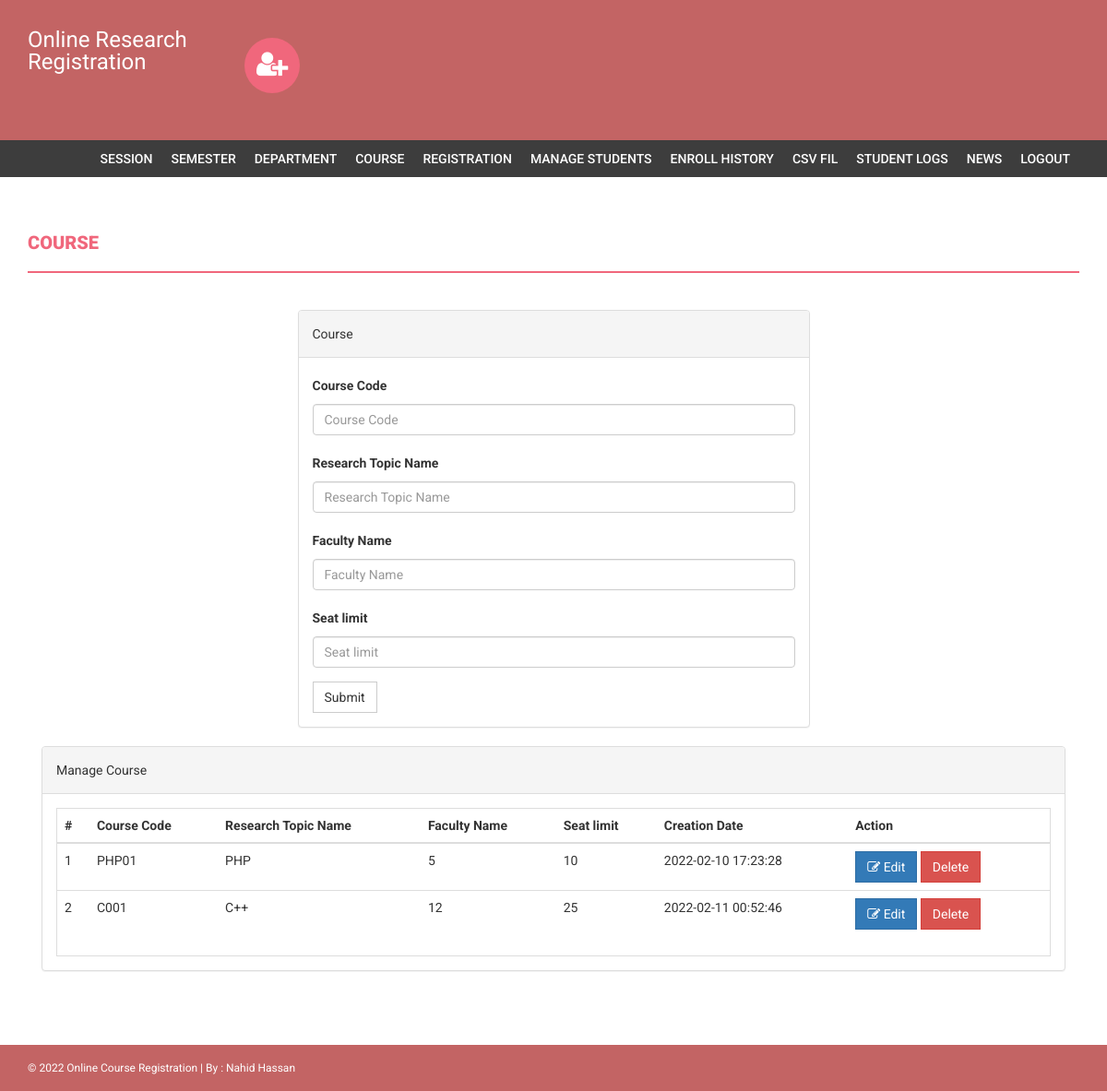
/onlinecourse/admin/course.php (signed in), run on the app's committed database.
### tables this page shows
CREATE TABLE `course` (
  `id` int(11) NOT NULL,
  `courseCode` varchar(255) DEFAULT NULL,
  `ResearchTopicName` varchar(255) DEFAULT NULL,
  `FacultyName` varchar(255) DEFAULT NULL,
  `noofSeats` int(11) DEFAULT NULL,
  `creationDate` timestamp NULL DEFAULT current_timestamp(),
  `updationDate` varchar(255) DEFAULT NULL
);

### onlinecourse/admin/course.php (the view, shortened to what this page needs)
<?php
if(strlen($_SESSION['alogin'])==0)
    {
header('location:index.php');
}
else{
?>
<!DOCTYPE html>
<html >
<head>
    <link href="../assets/css/bootstrap.css" rel="stylesheet" />
    <link href="../assets/css/font-awesome.css" rel="stylesheet" />
    <link href="../assets/css/style.css" rel="stylesheet" />
</head>
<body>
<?php include('includes/header.php');?>
<?php if($_SESSION['alogin']!="")
{
 include('includes/menubar.php');
}
 ?>
    <div class="content-wrapper">
        <div class="container">
              <div class="row">
                    <div class="col-md-12">
                        <h1 class="page-head-line">Course  </h1>
                    </div>
                </div>
                <div class="row" >
                  <div class="col-md-3"></div>
                    <div class="col-md-6">
                        <div class="panel panel-default">
                        <div class="panel-heading">
                           Course
                        </div>
                        <div class="panel-body">
                       <form name="dept" method="post">
   <div class="form-group">
    <label for="coursecode">Course Code  </label>
    <input type="text" class="form-control" id="coursecode" name="coursecode" placeholder="Course Code" required />
  </div>
 <div class="form-group">
    <label for="coursename">Research Topic Name  </label>
    <input type="text" class="form-control" id="coursename" name="coursename" placeholder="Research Topic Name" required />
  </div>
<div class="form-group">
    <label for="courseunit">Faculty Name  </label>
    <input type="text" class="form-control" id="courseunit" name="courseunit" placeholder="Faculty Name" required />
  </div>
<div class="form-group">
    <label for="seatlimit">Seat limit  </label>
    <input type="text" class="form-control" id="seatlimit" name="seatlimit" placeholder="Seat limit" required />
  </div>
 <button type="submit" name="submit" class="btn btn-default">Submit</button>
</form>
                            </div>
                            </div>
                    </div>
                </div>
                <div class="col-md-12">
                    <div class="panel panel-default">
                        <div class="panel-heading">
                            Manage Course
                        </div>
                        <div class="panel-body">
                            <div class="table-responsive table-bordered">
                                <table class="table">
                                    <thead>
                                        <tr>
                                            <th>#</th>
                                            <th>Course Code</th>
                                            <th>Research Topic Name </th>
                                            <th>Faculty Name</th>
                                            <th>Seat limit</th>
                                             <th>Creation Date</th>
                                             <th>Action</th>
                                        </tr>
                                    </thead>
                                    <tbody>
<?php
$sql=mysqli_query($con,"select * from course");
$cnt=1;
while($row=mysqli_fetch_array($sql))
{
?>
                                        <tr>
                                            <td><?php echo $cnt;?></td>
                                            <td><?php echo htmlentities($row['courseCode']);?></td>
                                            <td><?php echo htmlentities($row['ResearchTopicName']);?></td>
                                            <td><?php echo htmlentities($row['FacultyName']);?></td>
                                             <td><?php echo htmlentities($row['noofSeats']);?></td>
                                            <td><?php echo htmlentities($row['creationDate']);?></td>
                                            <td>
                                            <a href="edit-course.php?id=<?php echo $row['id']?>">
<button class="btn btn-primary"><i class="fa fa-edit "></i> Edit</button> </a>
  <a href="course.php?id=<?php echo $row['id']?>&del=delete" onClick="return confirm('Are you sure you want to delete?')">
                                            <button class="btn btn-danger">Delete</button>
</a>
                                            </td>
                                        </tr>
<?php
$cnt++;
} ?>
                                    </tbody>
                                </table>
                            </div>
                        </div>
                    </div>
                </div>
            </div>
        </div>
  <?php include('includes/footer.php');?>
</body>
</html>
<?php } ?>

### onlinecourse/assets/css/style.css (style rules this page uses)
body { font-family: 'Roboto', sans-serif; line-height: 30px; }
.content-wrapper { margin-top: 40px; min-height: 600px; padding-bottom: 60px; }
.page-head-line { font-weight: 900; padding-bottom: 20px; border-bottom: 2px solid #F0677C; text-transform: uppercase; color: #F0677C; font-size: 20px; margin-bottom: 40px; }
.btn { border-radius: 0px; -webkit-border-radius: 0px; -moz-border-radius: 0px; }

### data on the page
course: courseCode "PHP01", ResearchTopicName "PHP", FacultyName "5", noofSeats "10", creationDate "2022-02-10 17:23:28"
course: courseCode "C001", ResearchTopicName "C++", FacultyName "12", noofSeats "25", creationDate "2022-02-11 00:52:46"
